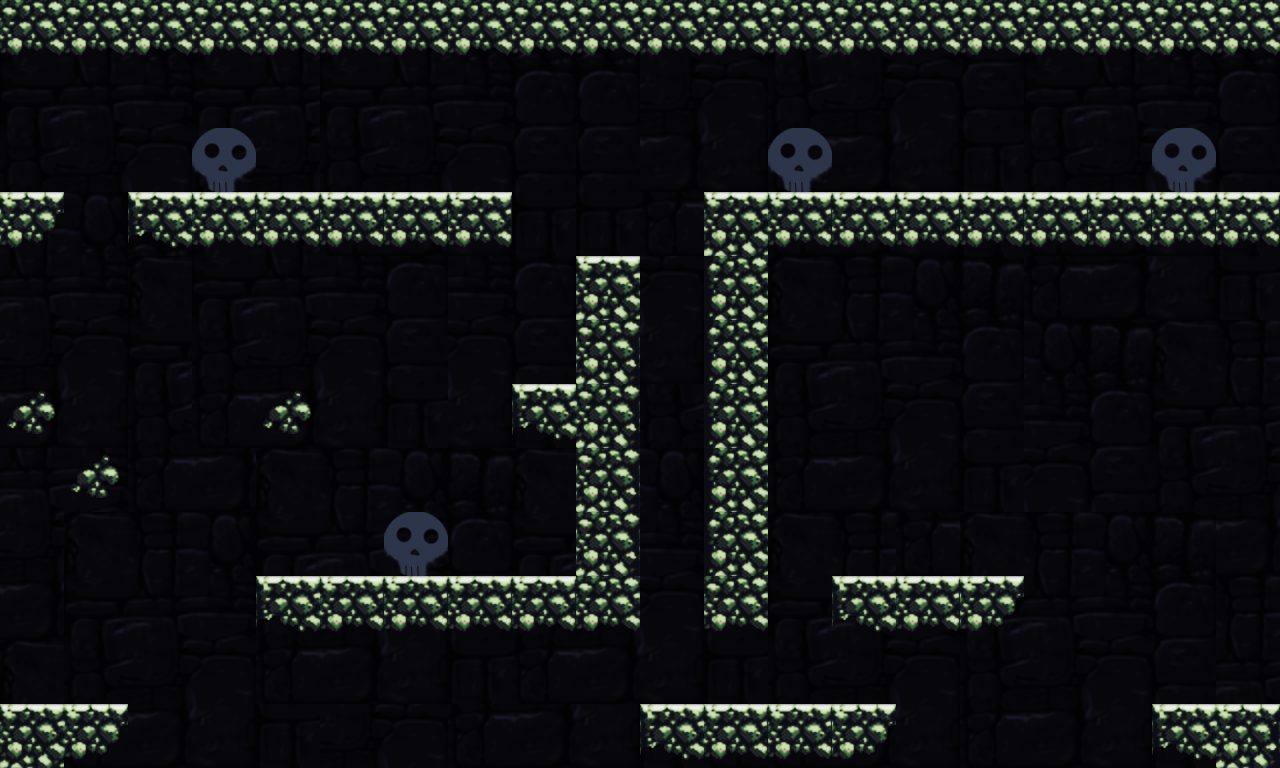

The image is a tile-based game level rendered from a .tmx file. Its description and source (layers, tilesets, objects; grid data summarised) follow:
An orthogonal 20x12 tile map with 64x64 px tiles, 2 tile layers (level, GameElements), 2 tilesets, 1 image layer and 15 objects.

<map version="1.0" orientation="orthogonal" renderorder="right-down" width="20" height="12" tilewidth="64" tileheight="64" nextobjectid="53">
 <tileset firstgid="1" name="stone_tileset3" tilewidth="64" tileheight="64" tilecount="19" columns="19">
  <image source="../assets/tiles/stone_tileset3.png" trans="ff00ff" width="1216" height="64" />
 </tileset>
 <tileset firstgid="20" name="GameElement_tileset" tilewidth="64" tileheight="64" tilecount="3" columns="3">
  <image source="../assets/tiles/GameElement_tileset.png" trans="ff00ff" width="192" height="64" />
 </tileset>
 <imagelayer name="bg">
  <image source="../assets/tiles/dungeon_bg.png" />
 </imagelayer>
 <layer name="level" width="20" height="12">
  <data>[240 cells, 68 non-empty, 9 distinct tile ids]</data>
 </layer>
 <objectgroup name="objects">
  <object id="34" x="1.33333" y="-1.33333" width="1277.33" height="46.6667" />
  <object id="35" x="-4" y="193.333" width="61.3333" height="45.3333" />
  <object id="36" x="132" y="190.667" width="380" height="52" />
  <object id="38" x="704" y="193.333" width="573.333" height="48" />
  <object id="39" x="705.333" y="242.667" width="61.3333" height="382.667" />
  <object id="40" x="837.333" y="580" width="181.333" height="50.6667" />
  <object id="43" x="644" y="709.333" width="245.333" height="49.3333" />
  <object id="44" x="1157.33" y="709.333" width="122.667" height="56" />
  <object id="45" x="261.333" y="580" width="314.667" height="48" />
  <object id="46" x="578.667" y="256" width="64" height="370.667" />
  <object id="47" x="0" y="706.667" width="125.333" height="57.3333" />
  <object id="48" x="9" y="392" width="45" height="43" />
  <object id="49" x="58" y="460" width="67" height="43" />
  <object id="50" x="259" y="385" width="56" height="49" />
  <object id="51" x="515" y="385" width="63" height="50" />
 </objectgroup>
 <layer name="GameElements" width="20" height="12">
  <data>[240 cells, 4 non-empty, 1 distinct tile ids]</data>
 </layer>
</map>
